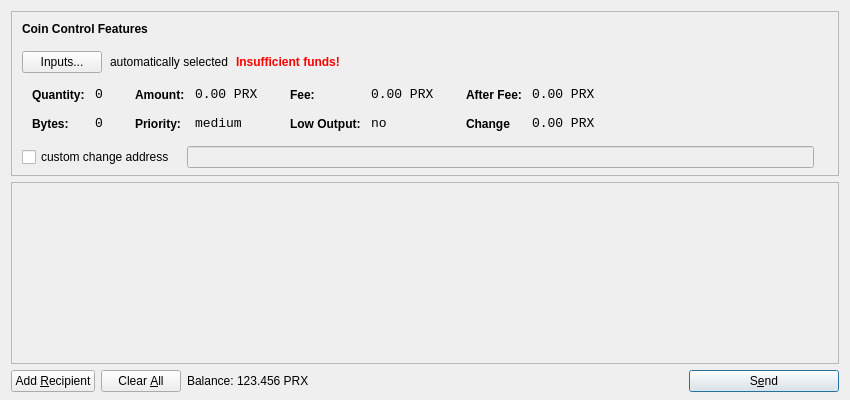
<?xml version="1.0" encoding="UTF-8"?>
<ui version="4.0">
 <class>SendCoinsDialog</class>
 <widget class="QDialog" name="SendCoinsDialog">
  <property name="geometry">
   <rect>
    <x>0</x>
    <y>0</y>
    <width>850</width>
    <height>400</height>
   </rect>
  </property>
  <property name="windowTitle">
   <string>Send Coins</string>
  </property>
  <layout class="QVBoxLayout" name="verticalLayout" stretch="0,1,0">
   <property name="bottomMargin">
    <number>8</number>
   </property>
   <item>
    <widget class="QFrame" name="frameCoinControl">
     <property name="sizePolicy">
      <sizepolicy hsizetype="Expanding" vsizetype="Expanding">
       <horstretch>0</horstretch>
       <verstretch>0</verstretch>
      </sizepolicy>
     </property>
     <property name="maximumSize">
      <size>
       <width>16777215</width>
       <height>16777215</height>
      </size>
     </property>
     <property name="frameShape">
      <enum>QFrame::StyledPanel</enum>
     </property>
     <property name="frameShadow">
      <enum>QFrame::Sunken</enum>
     </property>
     <layout class="QVBoxLayout" name="verticalLayoutCoinControl2">
      <property name="spacing">
       <number>-1</number>
      </property>
      <property name="leftMargin">
       <number>0</number>
      </property>
      <property name="topMargin">
       <number>0</number>
      </property>
      <property name="rightMargin">
       <number>0</number>
      </property>
      <property name="bottomMargin">
       <number>6</number>
      </property>
      <item>
       <layout class="QVBoxLayout" name="verticalLayoutCoinControl" stretch="0,0,0,0,1">
        <property name="spacing">
         <number>0</number>
        </property>
        <property name="leftMargin">
         <number>10</number>
        </property>
        <property name="topMargin">
         <number>10</number>
        </property>
        <item>
         <layout class="QHBoxLayout" name="horizontalLayoutCoinControl1">
          <property name="bottomMargin">
           <number>15</number>
          </property>
          <item>
           <widget class="QLabel" name="labelCoinControlFeatures">
            <property name="sizePolicy">
             <sizepolicy hsizetype="Preferred" vsizetype="Maximum">
              <horstretch>0</horstretch>
              <verstretch>0</verstretch>
             </sizepolicy>
            </property>
            <property name="font">
             <font>
              <weight>75</weight>
              <bold>true</bold>
             </font>
            </property>
            <property name="styleSheet">
             <string notr="true">font-weight:bold;</string>
            </property>
            <property name="text">
             <string>Coin Control Features</string>
            </property>
           </widget>
          </item>
         </layout>
        </item>
        <item>
         <layout class="QHBoxLayout" name="horizontalLayoutCoinControl2" stretch="0,0,0,0">
          <property name="spacing">
           <number>8</number>
          </property>
          <property name="bottomMargin">
           <number>10</number>
          </property>
          <item>
           <widget class="QPushButton" name="pushButtonCoinControl">
            <property name="styleSheet">
             <string notr="true"/>
            </property>
            <property name="text">
             <string>Inputs...</string>
            </property>
           </widget>
          </item>
          <item>
           <widget class="QLabel" name="labelCoinControlAutomaticallySelected">
            <property name="text">
             <string>automatically selected</string>
            </property>
            <property name="margin">
             <number>5</number>
            </property>
           </widget>
          </item>
          <item>
           <widget class="QLabel" name="labelCoinControlInsuffFunds">
            <property name="font">
             <font>
              <weight>75</weight>
              <bold>true</bold>
             </font>
            </property>
            <property name="styleSheet">
             <string notr="true">color:red;font-weight:bold;</string>
            </property>
            <property name="text">
             <string>Insufficient funds!</string>
            </property>
            <property name="margin">
             <number>5</number>
            </property>
           </widget>
          </item>
          <item>
           <spacer name="horizontalSpacerCoinControl">
            <property name="orientation">
             <enum>Qt::Horizontal</enum>
            </property>
            <property name="sizeHint" stdset="0">
             <size>
              <width>40</width>
              <height>1</height>
             </size>
            </property>
           </spacer>
          </item>
         </layout>
        </item>
        <item>
         <widget class="QWidget" name="widgetCoinControl" native="true">
          <property name="sizePolicy">
           <sizepolicy hsizetype="Preferred" vsizetype="Preferred">
            <horstretch>0</horstretch>
            <verstretch>0</verstretch>
           </sizepolicy>
          </property>
          <property name="minimumSize">
           <size>
            <width>0</width>
            <height>0</height>
           </size>
          </property>
          <property name="styleSheet">
           <string notr="true"/>
          </property>
          <layout class="QHBoxLayout" name="horizontalLayoutCoinControl5">
           <property name="margin">
            <number>0</number>
           </property>
           <item>
            <layout class="QHBoxLayout" name="horizontalLayoutCoinControl3" stretch="0,0,0,1">
             <property name="spacing">
              <number>20</number>
             </property>
             <property name="topMargin">
              <number>0</number>
             </property>
             <property name="bottomMargin">
              <number>10</number>
             </property>
             <item>
              <layout class="QFormLayout" name="formLayoutCoinControl1">
               <property name="horizontalSpacing">
                <number>10</number>
               </property>
               <property name="verticalSpacing">
                <number>14</number>
               </property>
               <property name="leftMargin">
                <number>10</number>
               </property>
               <property name="topMargin">
                <number>4</number>
               </property>
               <property name="rightMargin">
                <number>6</number>
               </property>
               <item row="0" column="0">
                <widget class="QLabel" name="labelCoinControlQuantityText">
                 <property name="styleSheet">
                  <string notr="true">font-weight:bold;</string>
                 </property>
                 <property name="text">
                  <string>Quantity:</string>
                 </property>
                 <property name="margin">
                  <number>0</number>
                 </property>
                </widget>
               </item>
               <item row="0" column="1">
                <widget class="QLabel" name="labelCoinControlQuantity">
                 <property name="font">
                  <font>
                   <family>Monospace</family>
                   <pointsize>10</pointsize>
                  </font>
                 </property>
                 <property name="cursor">
                  <cursorShape>IBeamCursor</cursorShape>
                 </property>
                 <property name="contextMenuPolicy">
                  <enum>Qt::ActionsContextMenu</enum>
                 </property>
                 <property name="text">
                  <string>0</string>
                 </property>
                 <property name="margin">
                  <number>0</number>
                 </property>
                 <property name="textInteractionFlags">
                  <set>Qt::LinksAccessibleByMouse|Qt::TextSelectableByKeyboard|Qt::TextSelectableByMouse</set>
                 </property>
                </widget>
               </item>
               <item row="1" column="0">
                <widget class="QLabel" name="labelCoinControlBytesText">
                 <property name="styleSheet">
                  <string notr="true">font-weight:bold;</string>
                 </property>
                 <property name="text">
                  <string>Bytes:</string>
                 </property>
                </widget>
               </item>
               <item row="1" column="1">
                <widget class="QLabel" name="labelCoinControlBytes">
                 <property name="font">
                  <font>
                   <family>Monospace</family>
                   <pointsize>10</pointsize>
                  </font>
                 </property>
                 <property name="cursor">
                  <cursorShape>IBeamCursor</cursorShape>
                 </property>
                 <property name="contextMenuPolicy">
                  <enum>Qt::ActionsContextMenu</enum>
                 </property>
                 <property name="text">
                  <string>0</string>
                 </property>
                 <property name="textInteractionFlags">
                  <set>Qt::LinksAccessibleByMouse|Qt::TextSelectableByKeyboard|Qt::TextSelectableByMouse</set>
                 </property>
                </widget>
               </item>
              </layout>
             </item>
             <item>
              <layout class="QFormLayout" name="formLayoutCoinControl2">
               <property name="horizontalSpacing">
                <number>10</number>
               </property>
               <property name="verticalSpacing">
                <number>14</number>
               </property>
               <property name="leftMargin">
                <number>6</number>
               </property>
               <property name="topMargin">
                <number>4</number>
               </property>
               <property name="rightMargin">
                <number>6</number>
               </property>
               <item row="0" column="0">
                <widget class="QLabel" name="labelCoinControlAmountText">
                 <property name="styleSheet">
                  <string notr="true">font-weight:bold;</string>
                 </property>
                 <property name="text">
                  <string>Amount:</string>
                 </property>
                 <property name="margin">
                  <number>0</number>
                 </property>
                </widget>
               </item>
               <item row="0" column="1">
                <widget class="QLabel" name="labelCoinControlAmount">
                 <property name="font">
                  <font>
                   <family>Monospace</family>
                   <pointsize>10</pointsize>
                  </font>
                 </property>
                 <property name="cursor">
                  <cursorShape>IBeamCursor</cursorShape>
                 </property>
                 <property name="contextMenuPolicy">
                  <enum>Qt::ActionsContextMenu</enum>
                 </property>
                 <property name="text">
                  <string>0.00 PRX</string>
                 </property>
                 <property name="textInteractionFlags">
                  <set>Qt::LinksAccessibleByMouse|Qt::TextSelectableByKeyboard|Qt::TextSelectableByMouse</set>
                 </property>
                </widget>
               </item>
               <item row="1" column="0">
                <widget class="QLabel" name="labelCoinControlPriorityText">
                 <property name="styleSheet">
                  <string notr="true">font-weight:bold;</string>
                 </property>
                 <property name="text">
                  <string>Priority:</string>
                 </property>
                </widget>
               </item>
               <item row="1" column="1">
                <widget class="QLabel" name="labelCoinControlPriority">
                 <property name="font">
                  <font>
                   <family>Monospace</family>
                   <pointsize>10</pointsize>
                  </font>
                 </property>
                 <property name="cursor">
                  <cursorShape>IBeamCursor</cursorShape>
                 </property>
                 <property name="contextMenuPolicy">
                  <enum>Qt::ActionsContextMenu</enum>
                 </property>
                 <property name="text">
                  <string>medium</string>
                 </property>
                 <property name="textInteractionFlags">
                  <set>Qt::LinksAccessibleByMouse|Qt::TextSelectableByKeyboard|Qt::TextSelectableByMouse</set>
                 </property>
                </widget>
               </item>
              </layout>
             </item>
             <item>
              <layout class="QFormLayout" name="formLayoutCoinControl3">
               <property name="horizontalSpacing">
                <number>10</number>
               </property>
               <property name="verticalSpacing">
                <number>14</number>
               </property>
               <property name="leftMargin">
                <number>6</number>
               </property>
               <property name="topMargin">
                <number>4</number>
               </property>
               <property name="rightMargin">
                <number>6</number>
               </property>
               <item row="0" column="0">
                <widget class="QLabel" name="labelCoinControlFeeText">
                 <property name="styleSheet">
                  <string notr="true">font-weight:bold;</string>
                 </property>
                 <property name="text">
                  <string>Fee:</string>
                 </property>
                 <property name="margin">
                  <number>0</number>
                 </property>
                </widget>
               </item>
               <item row="0" column="1">
                <widget class="QLabel" name="labelCoinControlFee">
                 <property name="font">
                  <font>
                   <family>Monospace</family>
                   <pointsize>10</pointsize>
                  </font>
                 </property>
                 <property name="cursor">
                  <cursorShape>IBeamCursor</cursorShape>
                 </property>
                 <property name="contextMenuPolicy">
                  <enum>Qt::ActionsContextMenu</enum>
                 </property>
                 <property name="text">
                  <string>0.00 PRX</string>
                 </property>
                 <property name="textInteractionFlags">
                  <set>Qt::LinksAccessibleByMouse|Qt::TextSelectableByKeyboard|Qt::TextSelectableByMouse</set>
                 </property>
                </widget>
               </item>
               <item row="1" column="0">
                <widget class="QLabel" name="labelCoinControlLowOutputText">
                 <property name="styleSheet">
                  <string notr="true">font-weight:bold;</string>
                 </property>
                 <property name="text">
                  <string>Low Output:</string>
                 </property>
                </widget>
               </item>
               <item row="1" column="1">
                <widget class="QLabel" name="labelCoinControlLowOutput">
                 <property name="font">
                  <font>
                   <family>Monospace</family>
                   <pointsize>10</pointsize>
                  </font>
                 </property>
                 <property name="cursor">
                  <cursorShape>IBeamCursor</cursorShape>
                 </property>
                 <property name="contextMenuPolicy">
                  <enum>Qt::ActionsContextMenu</enum>
                 </property>
                 <property name="text">
                  <string>no</string>
                 </property>
                 <property name="textInteractionFlags">
                  <set>Qt::LinksAccessibleByMouse|Qt::TextSelectableByKeyboard|Qt::TextSelectableByMouse</set>
                 </property>
                </widget>
               </item>
              </layout>
             </item>
             <item>
              <layout class="QFormLayout" name="formLayoutCoinControl4">
               <property name="horizontalSpacing">
                <number>10</number>
               </property>
               <property name="verticalSpacing">
                <number>14</number>
               </property>
               <property name="leftMargin">
                <number>6</number>
               </property>
               <property name="topMargin">
                <number>4</number>
               </property>
               <property name="rightMargin">
                <number>6</number>
               </property>
               <item row="0" column="0">
                <widget class="QLabel" name="labelCoinControlAfterFeeText">
                 <property name="styleSheet">
                  <string notr="true">font-weight:bold;</string>
                 </property>
                 <property name="text">
                  <string>After Fee:</string>
                 </property>
                 <property name="margin">
                  <number>0</number>
                 </property>
                </widget>
               </item>
               <item row="0" column="1">
                <widget class="QLabel" name="labelCoinControlAfterFee">
                 <property name="font">
                  <font>
                   <family>Monospace</family>
                   <pointsize>10</pointsize>
                  </font>
                 </property>
                 <property name="cursor">
                  <cursorShape>IBeamCursor</cursorShape>
                 </property>
                 <property name="contextMenuPolicy">
                  <enum>Qt::ActionsContextMenu</enum>
                 </property>
                 <property name="text">
                  <string>0.00 PRX</string>
                 </property>
                 <property name="textInteractionFlags">
                  <set>Qt::LinksAccessibleByMouse|Qt::TextSelectableByKeyboard|Qt::TextSelectableByMouse</set>
                 </property>
                </widget>
               </item>
               <item row="1" column="0">
                <widget class="QLabel" name="labelCoinControlChangeText">
                 <property name="styleSheet">
                  <string notr="true">font-weight:bold;</string>
                 </property>
                 <property name="text">
                  <string>Change</string>
                 </property>
                </widget>
               </item>
               <item row="1" column="1">
                <widget class="QLabel" name="labelCoinControlChange">
                 <property name="font">
                  <font>
                   <family>Monospace</family>
                   <pointsize>10</pointsize>
                  </font>
                 </property>
                 <property name="cursor">
                  <cursorShape>IBeamCursor</cursorShape>
                 </property>
                 <property name="contextMenuPolicy">
                  <enum>Qt::ActionsContextMenu</enum>
                 </property>
                 <property name="text">
                  <string>0.00 PRX</string>
                 </property>
                 <property name="textInteractionFlags">
                  <set>Qt::LinksAccessibleByMouse|Qt::TextSelectableByKeyboard|Qt::TextSelectableByMouse</set>
                 </property>
                </widget>
               </item>
              </layout>
             </item>
            </layout>
           </item>
          </layout>
         </widget>
        </item>
        <item>
         <layout class="QHBoxLayout" name="horizontalLayoutCoinControl4" stretch="0,0,0">
          <property name="spacing">
           <number>12</number>
          </property>
          <property name="sizeConstraint">
           <enum>QLayout::SetDefaultConstraint</enum>
          </property>
          <property name="topMargin">
           <number>5</number>
          </property>
          <property name="rightMargin">
           <number>5</number>
          </property>
          <item>
           <widget class="QCheckBox" name="checkBoxCoinControlChange">
            <property name="text">
             <string>custom change address</string>
            </property>
           </widget>
          </item>
          <item>
           <widget class="QLineEdit" name="lineEditCoinControlChange">
            <property name="enabled">
             <bool>false</bool>
            </property>
            <property name="sizePolicy">
             <sizepolicy hsizetype="Expanding" vsizetype="Fixed">
              <horstretch>0</horstretch>
              <verstretch>0</verstretch>
             </sizepolicy>
            </property>
           </widget>
          </item>
          <item>
           <widget class="QLabel" name="labelCoinControlChangeLabel">
            <property name="sizePolicy">
             <sizepolicy hsizetype="Preferred" vsizetype="Expanding">
              <horstretch>0</horstretch>
              <verstretch>0</verstretch>
             </sizepolicy>
            </property>
            <property name="minimumSize">
             <size>
              <width>0</width>
              <height>0</height>
             </size>
            </property>
            <property name="text">
             <string/>
            </property>
            <property name="margin">
             <number>3</number>
            </property>
           </widget>
          </item>
         </layout>
        </item>
        <item>
         <spacer name="verticalSpacerCoinControl">
          <property name="orientation">
           <enum>Qt::Vertical</enum>
          </property>
          <property name="sizeHint" stdset="0">
           <size>
            <width>800</width>
            <height>1</height>
           </size>
          </property>
         </spacer>
        </item>
       </layout>
      </item>
     </layout>
    </widget>
   </item>
   <item>
    <widget class="QScrollArea" name="scrollArea">
     <property name="widgetResizable">
      <bool>true</bool>
     </property>
     <widget class="QWidget" name="scrollAreaWidgetContents">
      <property name="geometry">
       <rect>
        <x>0</x>
        <y>0</y>
        <width>830</width>
        <height>165</height>
       </rect>
      </property>
      <layout class="QVBoxLayout" name="verticalLayout_2">
       <property name="margin">
        <number>0</number>
       </property>
       <item>
        <layout class="QVBoxLayout" name="entries">
         <property name="spacing">
          <number>6</number>
         </property>
        </layout>
       </item>
       <item>
        <spacer name="verticalSpacer">
         <property name="orientation">
          <enum>Qt::Vertical</enum>
         </property>
         <property name="sizeHint" stdset="0">
          <size>
           <width>20</width>
           <height>40</height>
          </size>
         </property>
        </spacer>
       </item>
      </layout>
     </widget>
    </widget>
   </item>
   <item>
    <layout class="QHBoxLayout" name="horizontalLayout">
     <item>
      <widget class="QPushButton" name="addButton">
       <property name="toolTip">
        <string>Send to multiple recipients at once</string>
       </property>
       <property name="text">
        <string>Add &amp;Recipient</string>
       </property>
       <property name="icon">
        <iconset resource="../bitcoin.qrc">
         <normaloff>:/icons/add</normaloff>:/icons/add</iconset>
       </property>
       <property name="autoDefault">
        <bool>false</bool>
       </property>
      </widget>
     </item>
     <item>
      <widget class="QPushButton" name="clearButton">
       <property name="sizePolicy">
        <sizepolicy hsizetype="Minimum" vsizetype="Fixed">
         <horstretch>0</horstretch>
         <verstretch>0</verstretch>
        </sizepolicy>
       </property>
       <property name="toolTip">
        <string>Remove all transaction fields</string>
       </property>
       <property name="text">
        <string>Clear &amp;All</string>
       </property>
       <property name="icon">
        <iconset resource="../bitcoin.qrc">
         <normaloff>:/icons/remove</normaloff>:/icons/remove</iconset>
       </property>
       <property name="autoRepeatDelay">
        <number>300</number>
       </property>
       <property name="autoDefault">
        <bool>false</bool>
       </property>
      </widget>
     </item>
     <item>
      <layout class="QHBoxLayout" name="horizontalLayout_2">
       <property name="spacing">
        <number>3</number>
       </property>
       <item>
        <widget class="QLabel" name="label">
         <property name="sizePolicy">
          <sizepolicy hsizetype="Preferred" vsizetype="Fixed">
           <horstretch>0</horstretch>
           <verstretch>0</verstretch>
          </sizepolicy>
         </property>
         <property name="text">
          <string>Balance:</string>
         </property>
        </widget>
       </item>
       <item>
        <widget class="QLabel" name="labelBalance">
         <property name="sizePolicy">
          <sizepolicy hsizetype="Preferred" vsizetype="Fixed">
           <horstretch>0</horstretch>
           <verstretch>0</verstretch>
          </sizepolicy>
         </property>
         <property name="cursor">
          <cursorShape>IBeamCursor</cursorShape>
         </property>
         <property name="text">
          <string>123.456 PRX</string>
         </property>
         <property name="textInteractionFlags">
          <set>Qt::LinksAccessibleByMouse|Qt::TextSelectableByKeyboard|Qt::TextSelectableByMouse</set>
         </property>
        </widget>
       </item>
      </layout>
     </item>
     <item>
      <spacer name="horizontalSpacer">
       <property name="orientation">
        <enum>Qt::Horizontal</enum>
       </property>
       <property name="sizeHint" stdset="0">
        <size>
         <width>40</width>
         <height>20</height>
        </size>
       </property>
      </spacer>
     </item>
     <item>
      <widget class="QPushButton" name="sendButton">
       <property name="minimumSize">
        <size>
         <width>150</width>
         <height>0</height>
        </size>
       </property>
       <property name="toolTip">
        <string>Confirm the send action</string>
       </property>
       <property name="text">
        <string>S&amp;end</string>
       </property>
       <property name="icon">
        <iconset resource="../bitcoin.qrc">
         <normaloff>:/icons/send</normaloff>:/icons/send</iconset>
       </property>
       <property name="default">
        <bool>true</bool>
       </property>
      </widget>
     </item>
    </layout>
   </item>
  </layout>
 </widget>
 <resources>
  <include location="../bitcoin.qrc"/>
 </resources>
 <connections/>
</ui>
